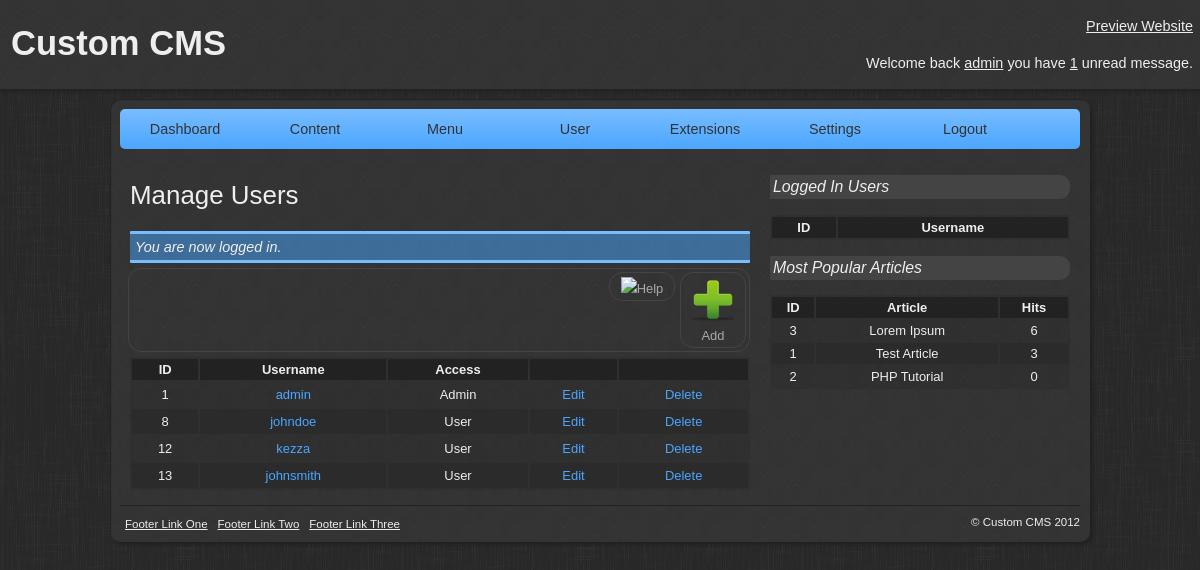
Page /admin/manage-users.php (signed in) on the committed database.
### tables this page shows
CREATE TABLE IF NOT EXISTS `tbl_users` (
  `id` int(11) NOT NULL AUTO_INCREMENT,
  `permission` int(11) NOT NULL,
  `username` varchar(20) NOT NULL,
  `password` varchar(40) NOT NULL,
  `email` varchar(255) NOT NULL,
  `first_name` varchar(50) NOT NULL,
  `last_name` varchar(50) NOT NULL,
  `bio` text NOT NULL,
  `url` varchar(200) NOT NULL,
  `gender` varchar(1) NOT NULL,
  `status` varchar(50) NOT NULL,
  `email_notifications` int(1) NOT NULL,
  `enabled` int(1) NOT NULL,
  `date_modified` datetime NOT NULL,
  `date_created` datetime NOT NULL,
  PRIMARY KEY (`id`)
);

CREATE TABLE IF NOT EXISTS `tbl_permissions` (
  `id` int(11) NOT NULL AUTO_INCREMENT,
  `name` varchar(50) NOT NULL,
  `access` int(3) NOT NULL,
  `date_modified` datetime NOT NULL,
  `date_created` datetime NOT NULL,
  PRIMARY KEY (`id`)
);

CREATE TABLE IF NOT EXISTS `tbl_articles` (
  `id` int(11) NOT NULL AUTO_INCREMENT,
  `author` int(11) NOT NULL,
  `category` int(11) NOT NULL,
  `name` varchar(255) NOT NULL,
  `content` text NOT NULL,
  `keywords` varchar(100) NOT NULL,
  `description` varchar(100) NOT NULL,
  `hits` int(11) NOT NULL,
  `published` int(1) NOT NULL,
  `comments` int(1) NOT NULL,
  `date_modified` datetime NOT NULL,
  `date_created` datetime NOT NULL,
  PRIMARY KEY (`id`)
);

### library/core/mysql.php (called while the page is built, shortened)
<?php
class MySQL {
	private $connection;
	public function open_connection() {
		$this->connection = mysql_connect(DATABASE_SERVER, DATABASE_USERNAME, DATABASE_PASSWORD);
		if(!$this->connection) {
			die("MySQL connection failed: " . mysql_error());
		} else {
			$db_select = mysql_select_db(DATABASE_NAME, $this->connection);
		}
	}
	public function query($sql) {
		$result = mysql_query($sql, $this->connection);
		return $result;
	}
	public function fetch_array($result) {
		return mysql_fetch_array($result);
	}
}
$database = new MySQL();
?>

### library/core/core.php (called while the page is built, shortened)
<?php
class Core {
	protected static $table_name;
	public static function instantiate($record) {
		$object = new $class_name;
		foreach($record as $attribute => $value) {
			if($object->has_attribute($attribute)) {
				$object->$attribute = $value;
			}
		}
		return $object;
	}
	public static function find_all() {
		return static::find_by_sql("SELECT * FROM " . DATABASE_TBL_PREFIX . static::$table_name . " ORDER BY id ASC");
	}
	public static function find_by_id($id=0) {
		$result_array = static::find_by_sql("SELECT * FROM " . DATABASE_TBL_PREFIX . static::$table_name . " WHERE id={$id} LIMIT 1");
		return !empty($result_array) ? array_shift($result_array) : false;
	}
	public static function find_by_sql($sql="") {
		global $database;
		$result = $database->query($sql);
		$object_array = array();
		while($row = $database->fetch_array($result)) {
			$object_array[] = static::instantiate($row);
		}
		return $object_array;
	}
	private function has_attribute($attribute) {
		$object_vars = get_object_vars($this);
		return array_key_exists($attribute, $object_vars);
	}
}
?>

### library/core/permission.php (called while the page is built, shortened)
<?php
class Permission extends Core {
	public static function access($access) {
		global $session;
		$user = User::find_by_id($session->user_id);
		$permission = Permission::find_by_id($user->permission);
	}
}
?>

### library/core/article.php (called while the page is built, shortened)
<?php
class Article extends Core {
	public static $table_name = 'articles';
	public static function most_popular($number = 3) {
		return static::find_by_sql("SELECT * FROM " . DATABASE_TBL_PREFIX . self::$table_name . " ORDER BY hits DESC LIMIT {$number}");
	}
}
?>

### admin/manage-users.php (the view, shortened to what this page needs)
<?php
Permission::access(4);
require(ADMIN_TEMPLATE.'header.php');
?>
<div class="toolbar">
    <a href="./create-user.php" class="toolbar-button" title="Create New User"><img src="images/icons/add.png" />Add</a>
	<a href="#" name="help_window" class="activate-modal toolbar-button" title="Help"><img src="images/icons/help.png" />Help</a>
</div>
<table class="table">
	<tr>
		<th>ID</th>
		<th>Username</th>
		<th>Access</th>
		<th></th>
		<th></th>
	</tr>
	<?php
		$users = User::find_all();
		foreach($users as $user):
		$permission = Permission::find_by_id($user->permission);
	?>
	<tr>
		<td><?php echo $user->id; ?></td>
		<td><a href="./profile.php?id=<?php echo $user->id; ?>" title="View <?php echo $user->username; ?>"><?php echo $user->username; ?></a></td>
		<td><?php echo $permission->name; ?></td>
		<td><a href="./edit-user.php?id=<?php echo $user->id; ?>" title="Edit <?php echo $user->username; ?>">Edit</a></td>
		<td><a href="./delete-user.php?id=<?php echo $user->id; ?>" title="Delete <?php echo $user->username; ?>" onclick="return confirm('Are you sure you want to delete this user?');">Delete</a></td>
	</tr>
	<?php endforeach; ?>
</table>
<?php
require(ADMIN_TEMPLATE.'footer.php');
?>

### templates/admin/newdefault/footer.php
</div>
        <div class="sidebar">
        	<h3>Logged In Users</h3>
            <table class="sidebar-table">
            	<tr>
                    <th>ID</th>
                    <th>Username</th>
                </tr>
            </table>
            <h3>Most Popular Articles</h3>
			<table class="sidebar-table">
				<tr>
					<th>ID</th>
					<th>Article</th>
					<th>Hits</th>
				</tr>
				<?php
					$most_popular_articles = Article::most_popular();
					foreach($most_popular_articles as $mpa):
				?>
				<tr>
					<td><?php echo $mpa->id; ?></td>
					<td><?php echo $mpa->name; ?></td>
					<td><?php echo $mpa->hits; ?></td>
				</tr>
				<?php endforeach; ?>
			</table>
        </div>
        <div class="footer">
            <div class="footer-left">
                <ul>
                    <li><a href="#">Footer Link One</a></li>
                    <li><a href="#">Footer Link Two</a></li>
                    <li><a href="#">Footer Link Three</a></li>
                </ul>
            </div>
            <div class="footer-right">
                <p>&copy; Custom CMS 2012</p>
            </div>
        </div>
    </div>
</body>
</html>

### templates/admin/newdefault/css/style.css (style rules this page uses)
body { margin: 0; padding: 0; font: .9em Arial; background: url('../images/background.jpg') #222; }
.sidebar { width: 300px; float: left; padding: 10px; }
.sidebar h3 { font-size: 1.1em; background: #444; padding: 3px; border-radius: 1px 10px 10px 1px; font-weight: 500; font-style: italic; }
.sidebar-table { width: 100%; font-size: .9em; background: #2F2F2F; background: rgba(11, 11, 11, .1); }
.sidebar-table tr:nth-child(odd) { background: rgba(28, 28, 28, .2); }
.sidebar-table th { background: #222; padding: 3px; border-radius: 1px 1px 0px 0px; }
.sidebar-table td { text-align: center; padding: 3px; }
.footer { width: 960px; padding: 10px 0 0; margin: 10px auto 0px; overflow: hidden; color: #EEE; font-size: .8em; border-top: 1px solid #222; }
.footer-left { float: left; }
.footer-right { float: right; }
.footer p { margin: 0; padding: 0; }
.footer ul { overflow: hidden; text-align: center; list-style: none; margin: 0; padding: 0; }
.footer ul li { float: left; }
.footer ul li a, .footer ul li a:link, .footer ul li a:visited { color: #EEE; display: block; padding: 2px 5px; transition: linear all 0.5s; -moz-transition: linear all 0.5s; -webkit-transition: linear all 0.5s; }
.toolbar { float: right; border: 1px solid #444; padding: 3px; border-radius: 13px; margin: 0 0 5px; width: 614px; }
.toolbar-button, .toolbar-button:link, .toolbar-button:visited { padding: 4px 8px; color: #AAA; text-decoration: none; float: right; border-radius: 13px; margin: 0px 0px 0px 5px; border: 1px solid #444; font-size: .9em; text-align: center; vertical-align: baseline; width: 48px; transition: linear all 0.5s; -moz-transition: linear all 0.5s; -webkit-transition: linear all 0.5s; }
.toolbar-button img { border: none; }
.table { width: 620px; font-size: .9em; margin: 5px auto; background: #2F2F2F; background: rgba(11, 11, 11, .1); }
.table tr:nth-child(odd) { background: rgba(28, 28, 28, .2); }
.table th { background: #222; padding: 3px; border-radius: 1px 1px 0px 0px; }
.table td { text-align: center; padding: 5px; }
.table td a, .table td a:link, .table td a:visited { color: #4BA6FF; text-decoration: none; transition: linear all 0.5s; -moz-transition: linear all 0.5s; -webkit-transition: linear all 0.5s; }

### rows in the picture
tbl_users: id "1", username "admin"
tbl_permissions: name "Admin"
tbl_users: id "8", username "johndoe", tbl_permissions.name "User"
tbl_users: id "12", username "kezza"
tbl_permissions: name "User"
tbl_users: id "13", username "johnsmith"
tbl_articles: id "3", name "Lorem Ipsum", hits "6"
tbl_articles: id "1", name "Test Article", hits "3"
tbl_articles: id "2", name "PHP Tutorial", hits "0"

### other values in the picture
$_SESSION['user_username'] "admin"
Message::unread_messages($_SESSION['user_id']) "1"
$title "Manage Users"
$_SESSION['message'] "You are now logged in."
